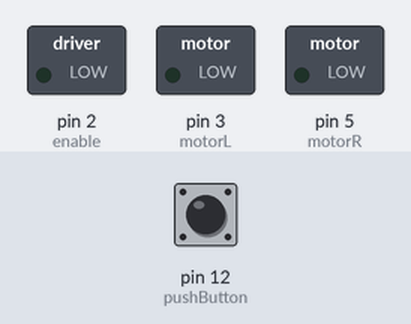
A sketch run on a simulated Arduino Uno, built with avr-gcc and run on an emulated ATmega328P. On the bench: switched loads named in the sketch (green lamp = pin HIGH). The inputs (shaded band) are chosen by the test bench; at power-on: pin 12 (pushButton) HIGH.

Above: at 1.2 s.
1.3 s: pin 12 (pushButton) pulled LOW for 0.15 s
At 4.2 s:
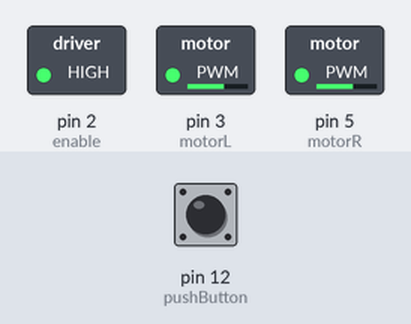
At 5.75 s:
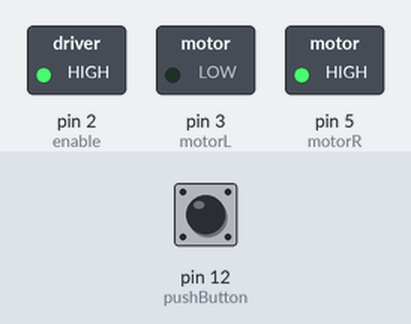
Timing chart, 0 to 16.4 s (numbered marks = the images above; inputs shaded):
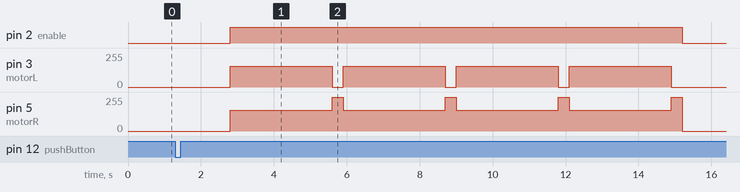

Measured:
- after the input at 1.3 s, pin 2 (enable): LOW → HIGH after 1.5 s, → LOW 12.4 s later; pin 3 (motorL): alternates 155/255 for 2.8 s and 0/255 for 0.30 s, starting after 1.5 s; pin 5 (motorR): 0/255 → 155/255 after 1.5 s, then repeats every 3.1 s: 255/255 0.30 s, 155/255 2.8 s

The sketch:

drive_square_1x1_meters.ino
```cpp
int enable = 2;
int pushButton = 12;
int buttonState;
int start = 0;
int motorL = 3;
int motorR = 5;
int mode = 0;

/*** function prototypes ***/
int drive(int distance);
void sharpturn(int dir, int angle);
/*** function prototypes ***/

void setup()
{
  Serial.begin(9600);
  pinMode(pushButton, INPUT_PULLUP);
  pinMode(3, OUTPUT);
  pinMode(5, OUTPUT);
  pinMode(2, OUTPUT);
}

void loop()
{
  digitalWrite(enable, 0);
  analogWrite(motorL, 0);
  analogWrite(motorR, 0);


/* knap aktivering */
  buttonState = digitalRead(pushButton);
  if(buttonState == 0){
    delay(1500);
    start = 1;
  }

  if(start == 1){
        int dly=300;
        drive(1);
//        delay(200);
        sharpturn(2, dly);
        drive(1);
//        delay(200);
        sharpturn(2, dly);
        drive(1);
//        delay(200);
        sharpturn(2, dly);
        drive(1);
//        delay(200);
        sharpturn(2, dly);
    }
    start = 0;
}

/*** function ***/
/*** drive ***/
int drive(int distance){
  int meter = 2800 * distance;
  digitalWrite(enable, 1);
  analogWrite(motorL, 155);
  analogWrite(motorR, 155);
  delay(meter);
  digitalWrite(enable, 0);
  analogWrite(motorL, 0);
  analogWrite(motorR, 0);
  return 0;
}

/*** sharpturn ***/
void sharpturn(int dir, int angle){
  digitalWrite(enable, 1);
  switch(dir){
    case 1: // turn left
      analogWrite(motorL, 255);
      analogWrite(motorR, 0);
      delay(angle);
      break;
    case 2: // turn right
      analogWrite(motorR, 255);
      analogWrite(motorL, 0);
      delay(angle);
      break;
  }
  //delay(1000);
}
/*** function ***/
```
